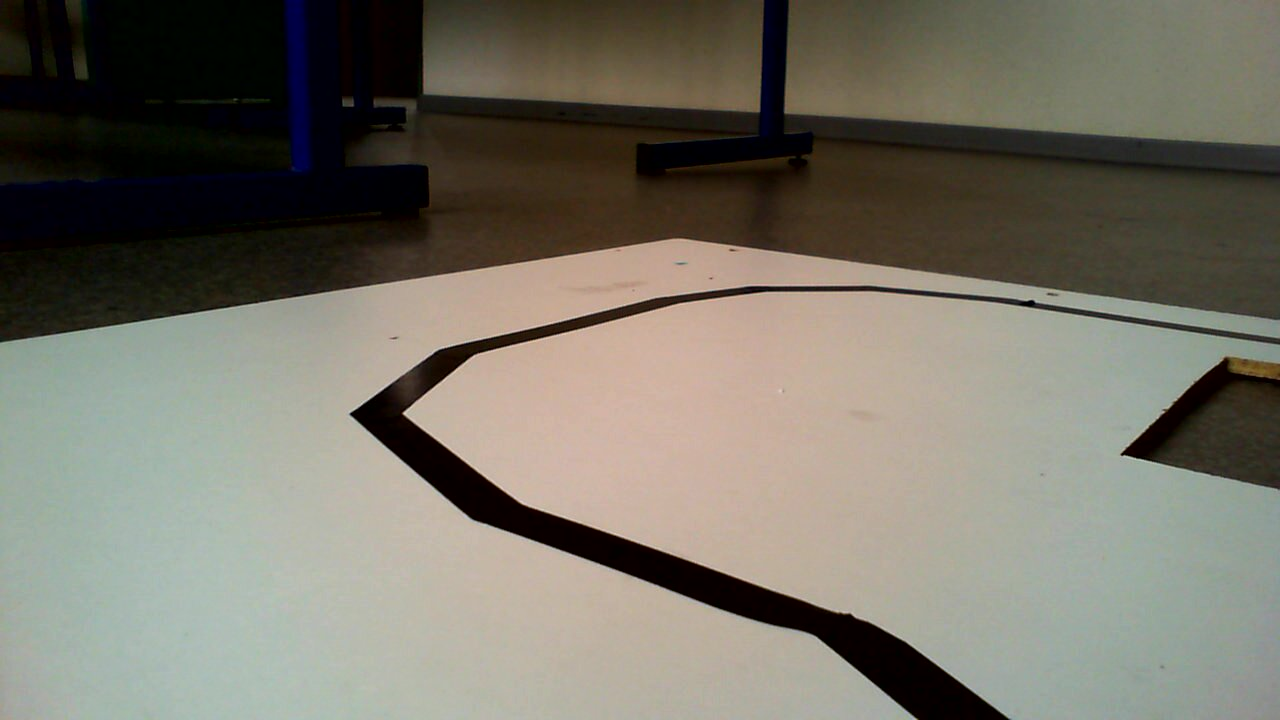
#> input picture repertoire_image/lignes.jpg, 1280 x 720 px, given in place of the camera
$ python LFR_Demo.py
#> lines starting #> are read from the running program, lines starting #| are printed output that depends on the picture; after the words box and inside, x2 and y2 are one past the last pixel; in counts of white or black regions, pixels touching at a corner belong together
import cv2
import numpy as np

# Initialize camera (Try 0 if 1 doesn't work)
cap = cv2.VideoCapture(1)
cap.set(3, 160)
cap.set(4, 120)

while True:
    ret, frame = cap.read()
#> frame is the input picture: shape (720, 1280, 3); mean B, G, R 103.9, 115.4, 118.9
    if not ret:
        print("Failed to grab frame.")
        break

    # Convert BGR to HSV color space for better color isolation
    hsv = cv2.cvtColor(frame, cv2.COLOR_BGR2HSV)
#> hsv: shape (720, 1280, 3); mean H, S, V 37.2, 81.8, 122.9

    # Define range for dark/black colors in HSV
    # Lower bound: Hue=0, Saturation=0, Value=0
    # Upper bound: Hue=180, Saturation=255, Value=50 (Adjust 50 higher if it's too strict)
    low_b = np.array([0, 0, 0], dtype=np.uint8)
    high_b = np.array([180, 255, 50], dtype=np.uint8)

    # Create the mask
    mask = cv2.inRange(hsv, low_b, high_b)
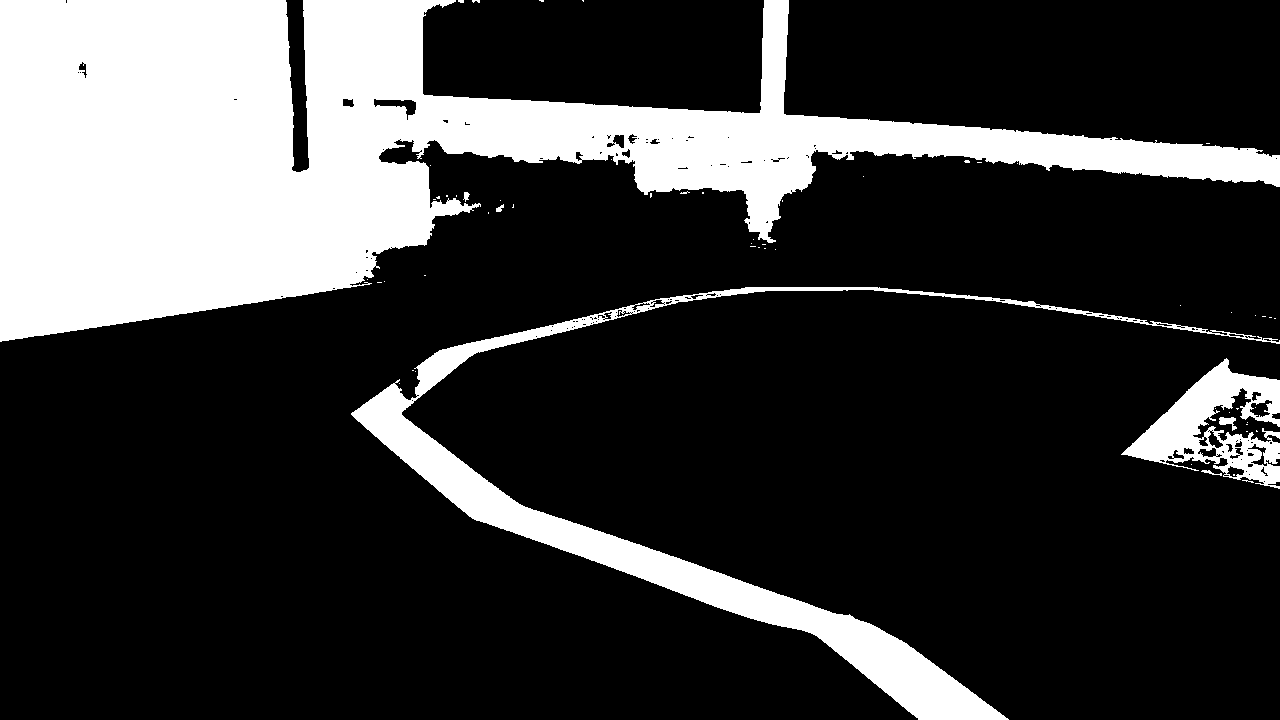
#> mask: shape (720, 1280); 23.1% white; 60 white regions (53 under 20 px)

    # Find contours
    contours, hierarchy = cv2.findContours(mask, cv2.RETR_EXTERNAL, cv2.CHAIN_APPROX_NONE)
#> contours = 58 contours, 51 with area under 20; largest, box (x1, y1, x2, y2) and area: (0, 0, 1280, 342) 170944, (351, 287, 1280, 720) 30015, (1121, 358, 1280, 489) 9298, (1219, 417, 1237, 431) 98, (463, 192, 470, 202) 26, (496, 204, 504, 212) 24, (1201, 470, 1222, 476) 22

    # Only draw if at least one contour was found
    if len(contours) > 0:
        # Find the largest contour
        c = max(contours, key=cv2.contourArea)
#> c = contour of 4442 points, box (x1, y1, x2, y2) (0, 0, 1280, 342), area 170944

        # Draw the largest contour (Notice [c] is wrapped in a list)
        cv2.drawContours(frame, [c], -1, (0, 255, 0), 1)
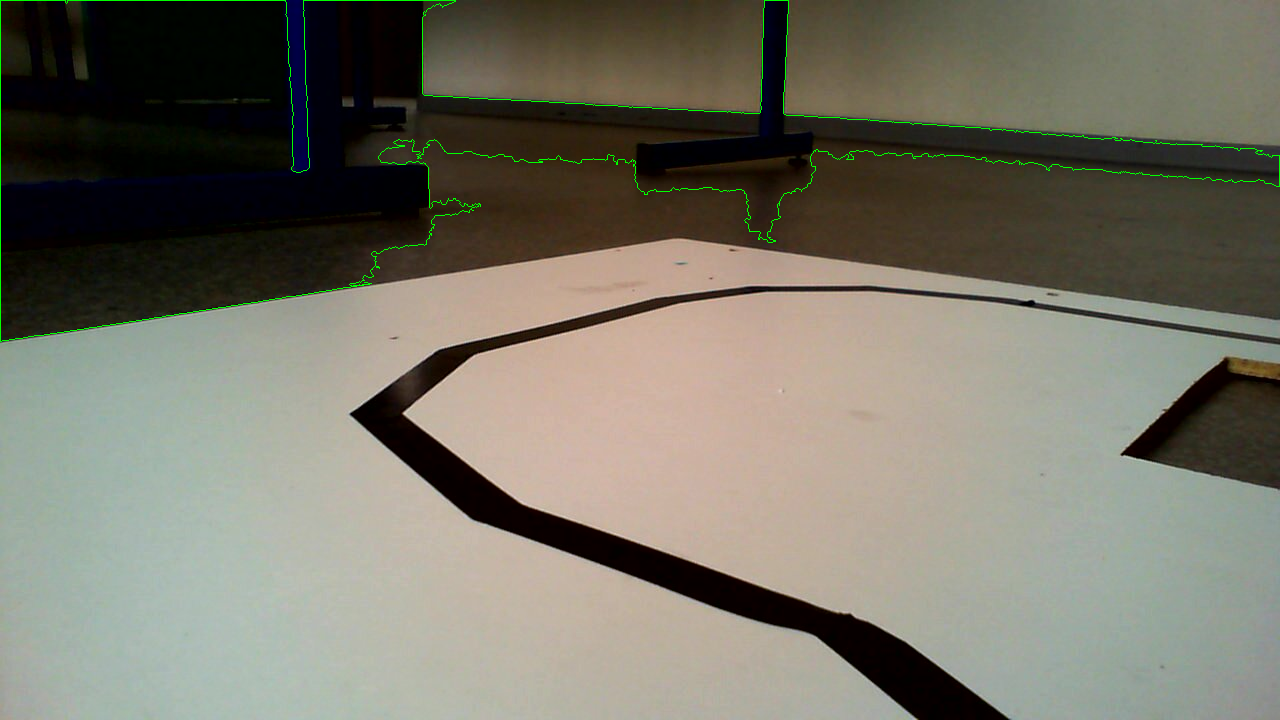
#> frame: shape (720, 1280, 3); 0.48% of pixels changed, all inside (x1, y1, x2, y2) = (0, 0, 1280, 342)

    # Display the results
    cv2.imshow("Mask", mask)
    cv2.imshow("Frame", frame)

    # Press 'q' to quit
    if cv2.waitKey(1) & 0xFF == ord('q'):
#> (key q is pressed here)
        break

cap.release()
cv2.destroyAllWindows()

$ run again, on repertoire_image/vue_au_sol.jpg
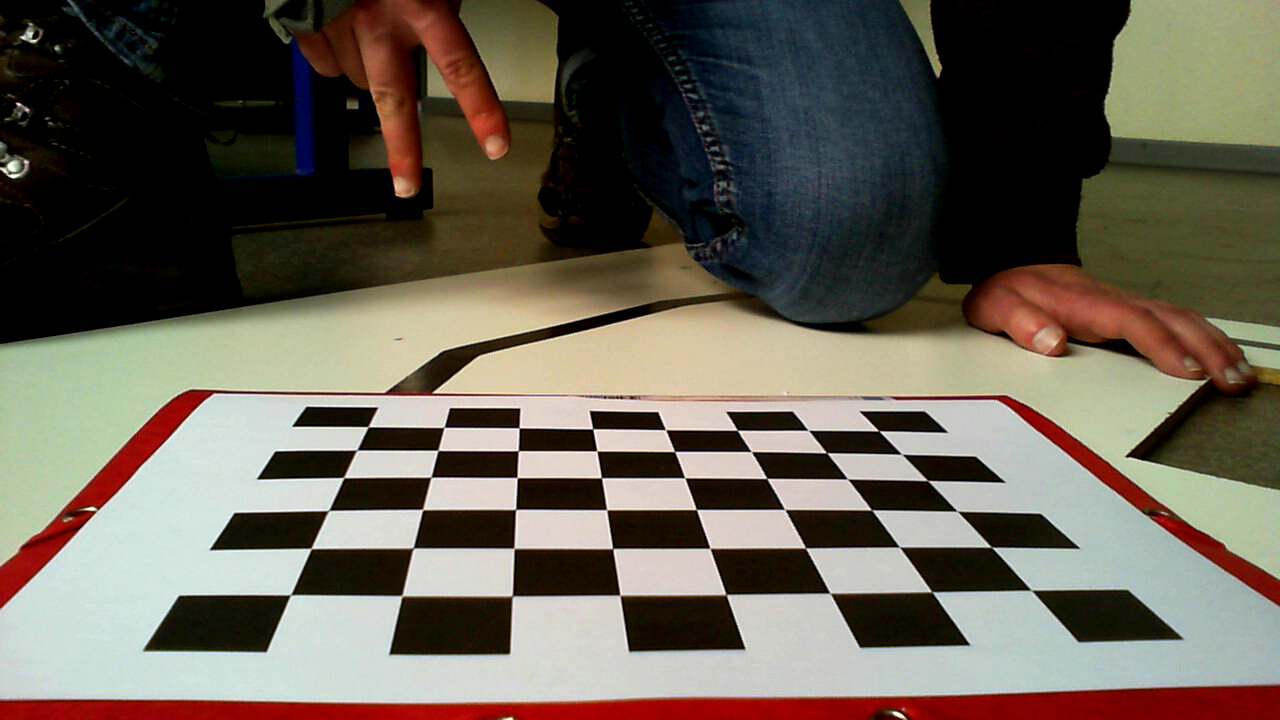
#> input picture repertoire_image/vue_au_sol.jpg, 1280 x 720 px, given in place of the camera
#> frame is the input picture: shape (720, 1280, 3); mean B, G, R 84.8, 96.8, 103.8
#> hsv: shape (720, 1280, 3); mean H, S, V 37.7, 97.8, 109.6
#> `mask = cv2.inRange(hsv, low_b, high_b)`:
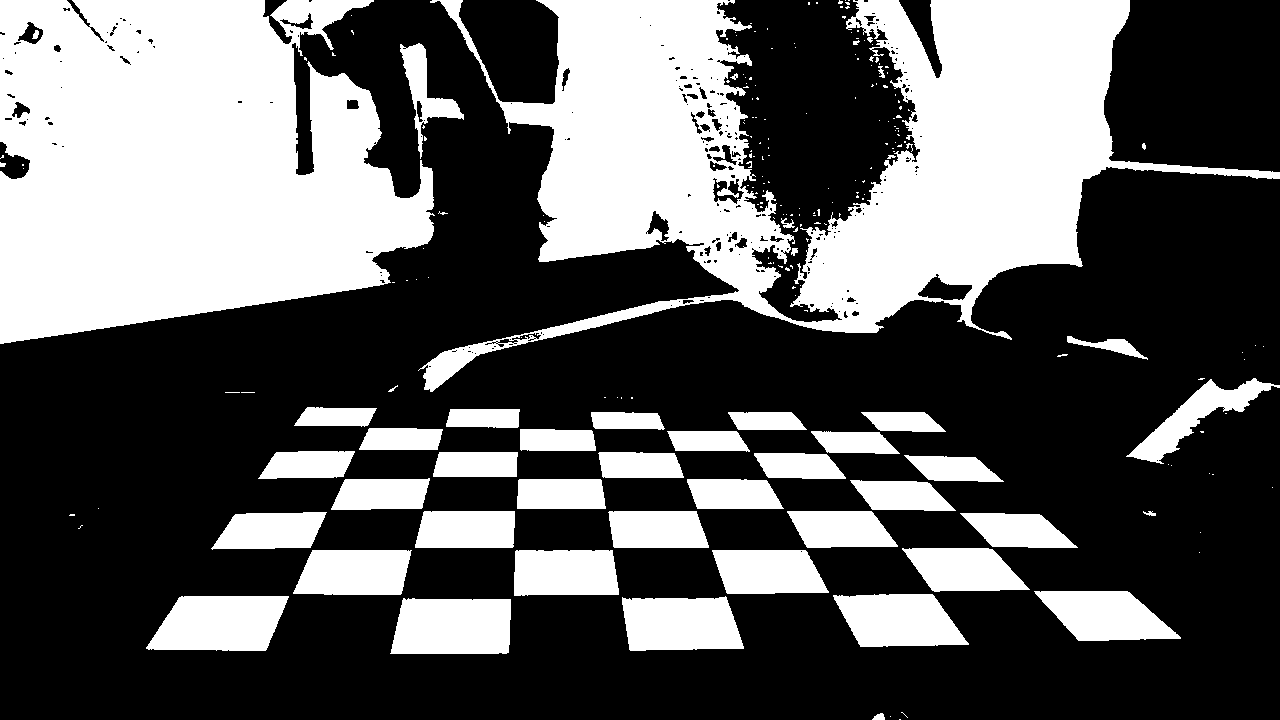
#> mask: shape (720, 1280); 37% white; 223 white regions (171 under 20 px)
#> contours = 218 contours, 176 with area under 20; largest, box (x1, y1, x2, y2) and area: (418, 0, 1280, 392) 125280, (0, 0, 435, 344) 114048, (146, 596, 289, 651) 6104, (390, 598, 511, 654) 6086, (622, 596, 744, 651) 5540
#> c = contour of 5345 points, box (x1, y1, x2, y2) (418, 0, 1280, 392), area 125280
#> `cv2.drawContours(frame, [c], -1, (0, 255, 0), 1)`:
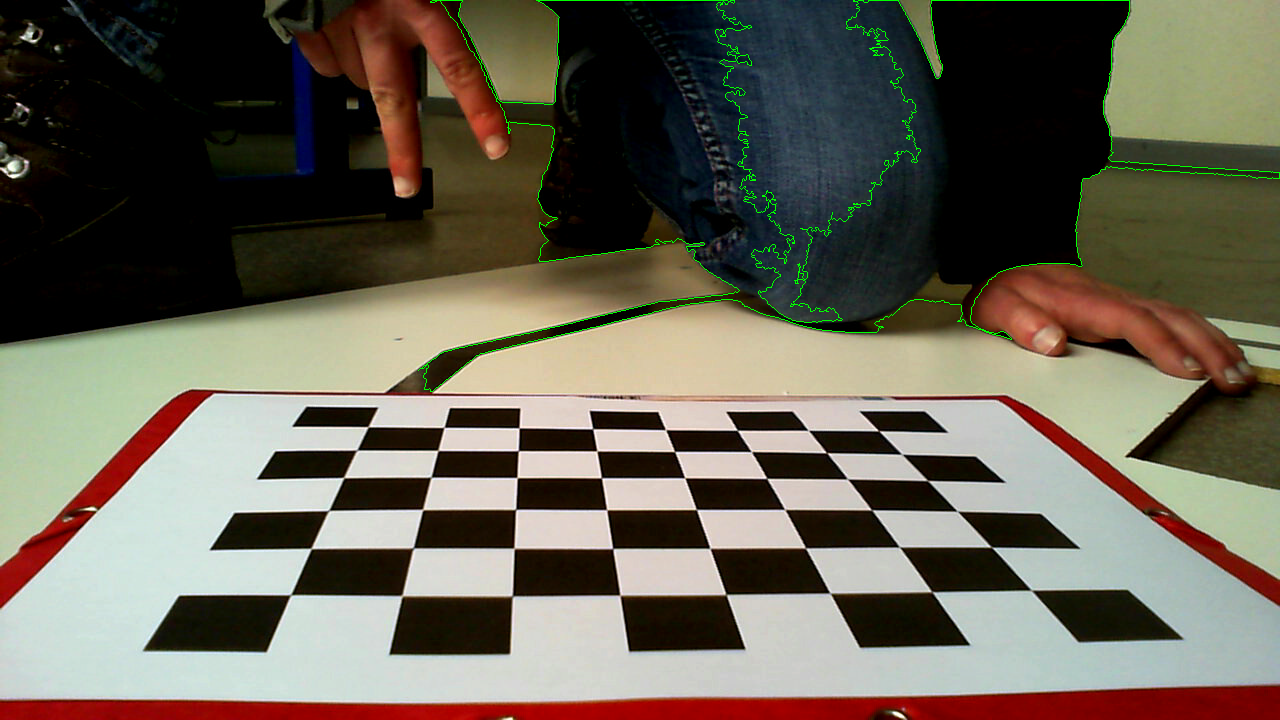
#> frame: shape (720, 1280, 3); 0.57% of pixels changed, all inside (x1, y1, x2, y2) = (418, 0, 1280, 392)
